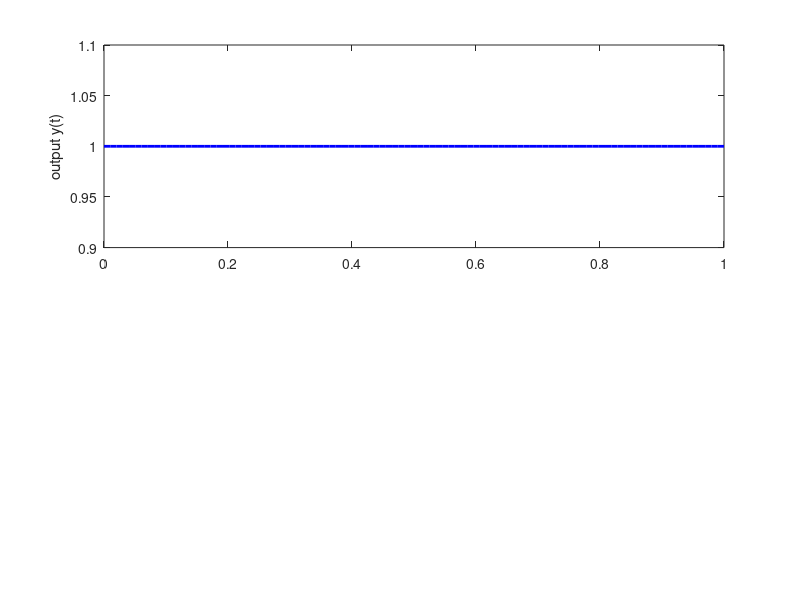

The MATLAB source for this figure: (Note: this script raises an error after producing the figure.)
addpath("..");

%% Double integrator controller by PD controller
% eigenvalues of closed loop dynamics: DO NOT set them equal, otherwise
% different math applies
lam1=-1;
lam2=-2;

%% Sampling
tau = 0.1;   % period of references
N = 10;      % number of intervals
t0 = 0;
x0 = [0; 0]; % initial sampled state

%% Trajectory to be followed
% yTilde = @(t) sin(t).*exp(-2*t);
%yTilde = @(t) t.*t.*exp(-2*t);
%yTilde = @(t) t.*t;
yTilde = @(t) t-t+1;  % step response

close all;
figure;

%% Target trajectory
subplot(2,1,1);
timespan = linspace(t0,t0+N*tau,100);
plot(timespan,yTilde(timespan),'b','LineWidth',2);
hold on
ylabel('output y(t)');

%% Get optimal references and plot
[r_opt, Q_final, lin_final] = opt_refs_PDcontrol_DBLint(lam1,lam2,x0,t0,N,tau,yTilde, -10);
[output_x, output_y] = output_PDcontrol_DBLint(lam1,lam2,x0,t0,N,tau,r_opt);
subplot(2,1,1);
plot(output_x, output_y,'LineWidth',2,'Color',.2*[1 1 1]);
subplot(2,1,2);
hold on;
ylabel('reference r(t)');
tK = linspace(t0,t0+N*tau,N+1);
stairs(tK,[r_opt' r_opt(end)],'LineWidth',2,'Color',.2*[1 1 1]);   % refs

%% Get optimal references and plot
[r_opt, Q_final, lin_final] = opt_refs_PDcontrol_DBLint(lam1,lam2,x0,t0,N,tau,yTilde, 0);
[output_x, output_y] = output_PDcontrol_DBLint(lam1,lam2,x0,t0,N,tau,r_opt);
subplot(2,1,1);
plot(output_x, output_y,'LineWidth',2,'Color',.4*[1 1 1]);
subplot(2,1,2);
hold on;
tK = linspace(t0,t0+N*tau,N+1);
stairs(tK,[r_opt' r_opt(end)],'LineWidth',2,'Color',.4*[1 1 1]);   % refs

%% Get optimal references and plot
[r_opt, Q_final, lin_final] = opt_refs_PDcontrol_DBLint(lam1,lam2,x0,t0,N,tau,yTilde, 10);
[output_x, output_y] = output_PDcontrol_DBLint(lam1,lam2,x0,t0,N,tau,r_opt);
subplot(2,1,1);
plot(output_x, output_y,'LineWidth',2,'Color',.6*[1 1 1]);
subplot(2,1,2);
hold on;
tK = linspace(t0,t0+N*tau,N+1);
stairs(tK,[r_opt' r_opt(end)],'LineWidth',2,'Color',.6*[1 1 1]);   % refs


subplot(2,1,2);
legend('\beta =-10','\beta =0','\beta =10','Location','southeast')
%subplot(2,1,2);
%legend('\beta =-10','\beta =0','\beta =10','Location','southeast')
